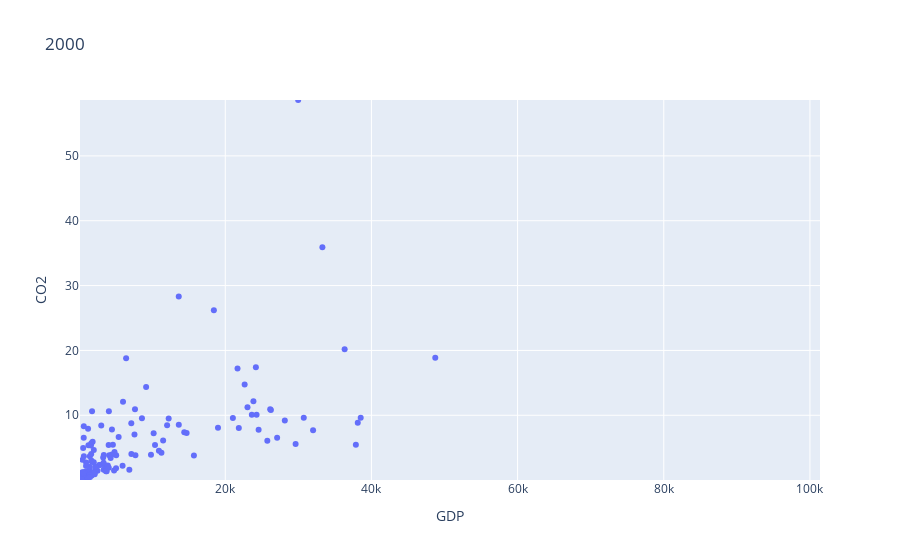
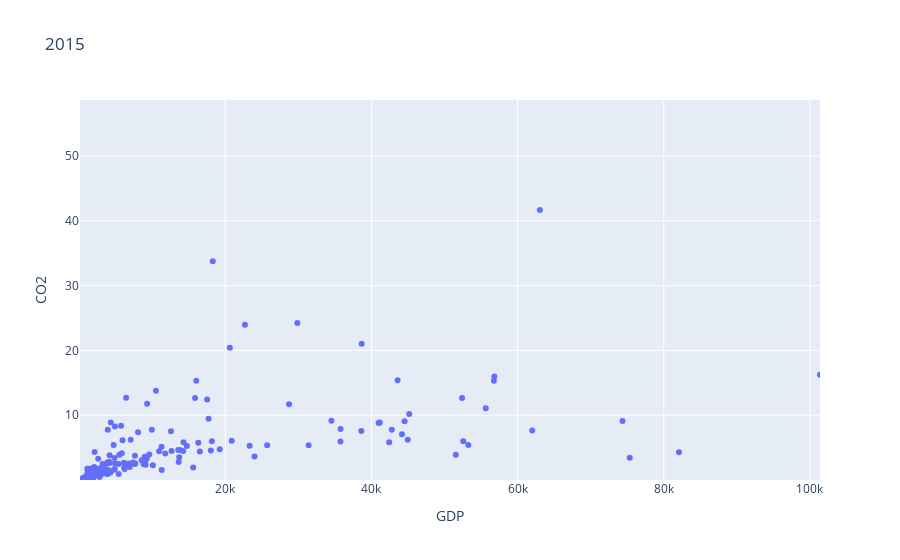

Notebook source saved alongside these figures, in order:
### Markdown cell above
Run these next three cells to check your answer. You should see your two scatter plots side by side.

### Code cell
fig_2000 = get_scatter(df_2000, '2000')
fig_2015 = get_scatter(df_2015, '2015')

fig_2000.update_layout(xaxis=dict(range=get_range('GDP', df_2000, df_2015)))
fig_2000.update_layout(yaxis=dict(range=get_range('CO2', df_2000, df_2015)))
fig_2000.update_layout(dragmode=False)
fig_2000.show()

fig_2015.update_layout(xaxis=dict(range=get_range('GDP', df_2000, df_2015)))
fig_2015.update_layout(yaxis=dict(range=get_range('CO2', df_2000, df_2015)))
fig_2015.update_layout(dragmode=False);
fig_2015.show()

### Figure 1 — Plotly figure (JSON) as saved in the notebook; plotly's stock layout.template omitted (floating-point values rounded to 4 significant figures; data arrays with more than 128 entries replaced by an {"elided": "..."} marker saying what was removed)
{"data": [{"hovertemplate": "<b>%{hovertext}</b><br><br>GDP=%{x}<br>CO2=%{y}<extra></extra>", "hovertext": {"elided": "174 str values"}, "legendgroup": "", "marker": {"color": "#636efa", "symbol": "circle"}, "mode": "markers", "name": "", "orientation": "v", "showlegend": false, "type": "scatter", "x": {"elided": "174 float values"}, "xaxis": "x", "y": {"elided": "174 float values"}, "yaxis": "y"}], "layout": {"dragmode": false, "legend": {"tracegroupgap": 0}, "title": {"text": "2000"}, "xaxis": {"anchor": "y", "domain": [0, 1], "range": [124.5, 101400.0], "title": {"text": "GDP"}}, "yaxis": {"anchor": "x", "domain": [0, 1], "range": [0.02, 58.62], "title": {"text": "CO2"}}}}

### Figure 2 — Plotly figure (JSON) as saved in the notebook; plotly's stock layout.template omitted (floating-point values rounded to 4 significant figures; data arrays with more than 128 entries replaced by an {"elided": "..."} marker saying what was removed)
{"data": [{"hovertemplate": "<b>%{hovertext}</b><br><br>GDP=%{x}<br>CO2=%{y}<extra></extra>", "hovertext": {"elided": "174 str values"}, "legendgroup": "", "marker": {"color": "#636efa", "symbol": "circle"}, "mode": "markers", "name": "", "orientation": "v", "showlegend": false, "type": "scatter", "x": {"elided": "174 float values"}, "xaxis": "x", "y": {"elided": "174 float values"}, "yaxis": "y"}], "layout": {"dragmode": false, "legend": {"tracegroupgap": 0}, "title": {"text": "2015"}, "xaxis": {"anchor": "y", "domain": [0, 1], "range": [124.5, 101400.0], "title": {"text": "GDP"}}, "yaxis": {"anchor": "x", "domain": [0, 1], "range": [0.02, 58.62], "title": {"text": "CO2"}}}}
